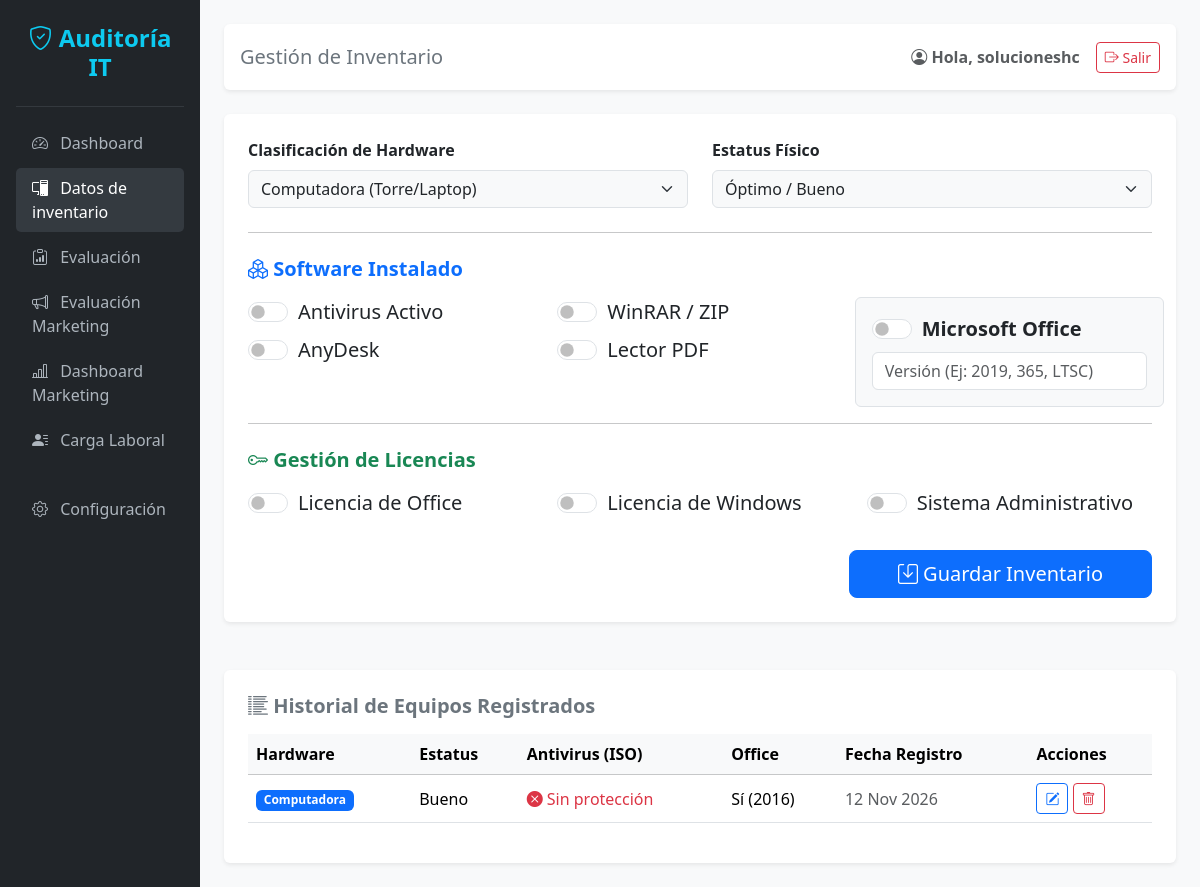
Screenshot of /inventario/ (signed in) with the database file from the repository.
### equipos/models.py (models this page shows, shortened)
class Computadora(models.Model):
    usuario_empresa = models.ForeignKey(User, on_delete=models.CASCADE, null=True, blank=True)
    nombre_equipo = models.CharField("Nombre del Equipo", max_length=100)
    usuario_asignado = models.CharField("Usuario Asignado", max_length=100, default="Sin asignar")
    departamento = models.CharField("Departamento", max_length=100, default="General")
    TIPO_CHOICES = [('Computadora', 'Computadora'), ('Monitor', 'Monitor'), ('Teclado', 'Teclado'), ('Mouse', 'Mouse')]
    tipo_equipo = models.CharField("Tipo", max_length=50, choices=TIPO_CHOICES, default='Computadora')
    ESTATUS_CHOICES = [('Bueno', 'Bueno'), ('Malo', 'Malo'), ('En reparación', 'En reparación')]
    estatus = models.CharField("Estatus", max_length=50, choices=ESTATUS_CHOICES, default='Bueno')
    prog_office = models.BooleanField("Office Instalado", default=False)
    version_office = models.CharField("Versión de Office", max_length=50, blank=True, null=True)
    prog_anydesk = models.BooleanField("AnyDesk Instalado", default=False)
    prog_winrar = models.BooleanField("WinRAR Instalado", default=False)
    prog_pdf = models.BooleanField("Lector PDF Instalado", default=False)
    tiene_antivirus = models.BooleanField("¿Tiene antivirus activo? (ISO A.8.7)", default=False)
    sistema_operativo = models.CharField("Sistema Operativo", max_length=50, default="No definido")
    ultima_actualizacion = models.DateField("Fecha de última actualización", auto_now_add=True)
    en_dominio = models.BooleanField("¿Está unido al dominio? (ISO A.5.15)", default=False)
    filtro_navegacion = models.BooleanField("¿Tiene filtro de navegación web? (ISO A.8.9)", default=False)
    ultimo_mantenimiento = models.DateField("Fecha de último mantenimiento físico", auto_now_add=True)
    fecha_auditoria = models.DateTimeField(auto_now_add=True)
    licencia_office = models.BooleanField("Licencia de Office", default=False)
    licencia_windows = models.BooleanField("Licencia de Windows", default=False)
    version_windows = models.CharField("Versión de Windows", max_length=50, blank=True, null=True)
    licencia_erp = models.BooleanField("Licencia de Sistema Administrativo", default=False)
    ERP_CHOICES = [('SAP', 'SAP'), ('Galac', 'Galac'), ('Profit', 'Profit Plus')]
    tipo_erp = models.CharField("Tipo de Sistema Administrativo", max_length=50, choices=ERP_CHOICES, blank=True, null=True)

### equipos/views.py (the view, shortened to what this page needs)
# urls.py: path('inventario/', inventario_view, name='inventario'),
@login_required(login_url='/cuentas/login/')
def inventario_view(request):
    mis_equipos = Computadora.objects.filter(usuario_empresa=request.user).order_by('-fecha_auditoria')
    return render(request, 'equipos/inventario.html', {'mis_equipos': mis_equipos})

### equipos/templates/equipos/inventario.html (shortened to what this page needs)
<!DOCTYPE html>
<html lang="es">
<head>
    <link href="https://cdn.jsdelivr.net/npm/bootstrap@5.3.2/dist/css/bootstrap.min.css" rel="stylesheet">
    <link rel="stylesheet" href="https://cdn.jsdelivr.net/npm/bootstrap-icons@1.11.1/font/bootstrap-icons.css">
</head>
<body class="bg-light">
    <div class="container-fluid">
        <div class="row">
            <div class="col-md-2 sidebar p-3 text-white">
                <h4 class="mb-4 text-center mt-2 fw-bold text-info"><i class="bi bi-shield-check"></i> Auditoría IT</h4>
                <hr class="border-secondary">
                <ul class="nav flex-column">
                    <li class="nav-item"><a href="/" class="nav-link"><i class="bi bi-speedometer2 me-2"></i> Dashboard</a></li>
                    <li class="nav-item"><a href="/inventario/" class="nav-link active"><i class="bi bi-pc-display me-2"></i> Datos de inventario</a></li>
                    <li class="nav-item"><a href="/evaluacion/" class="nav-link"><i class="bi bi-clipboard-data me-2"></i> Evaluación</a></li>
                    <li class="nav-item"><a href="/evaluacion-marketing/" class="nav-link"><i class="bi bi-megaphone me-2"></i> Evaluación Marketing</a></li>
                    <li class="nav-item"><a href="/dashboard-marketing/" class="nav-link"><i class="bi bi-bar-chart-line me-2"></i> Dashboard Marketing</a></li>
                    <li class="nav-item"><a href="/carga-laboral/" class="nav-link"><i class="bi bi-person-lines-fill me-2"></i> Carga Laboral</a></li>
                    <li class="nav-item mt-4"><a href="#" class="nav-link"><i class="bi bi-gear me-2"></i> Configuración</a></li>
                </ul>
            </div>
            <div class="col-md-10 p-4">
                <nav class="navbar navbar-light bg-white rounded shadow-sm mb-4 p-3 d-flex justify-content-between">
                    <span class="navbar-brand mb-0 h4 text-secondary">Gestión de Inventario</span>
                    <div class="d-flex align-items-center">
                        <span class="text-muted me-3 fw-bold">
                            <i class="bi bi-person-circle"></i> Hola, {{ user.username }}
                        </span>
                        <form method="post" action="{% url 'logout' %}" class="m-0">
                            <button type="submit" class="btn btn-sm btn-outline-danger">
                                <i class="bi bi-box-arrow-right"></i> Salir
                            </button>
                        </form>
                    </div>
                </nav>
                <div class="card shadow-sm border-0">
                    <div class="card-body p-4">
                        <form method="POST">
                            <div class="row mb-4">
                                <div class="col-md-6">
                                    <label class="form-label fw-bold">Clasificación de Hardware</label>
                                    <select class="form-select bg-light" name="tipo_equipo">
                                        <option value="Computadora">Computadora (Torre/Laptop)</option>
                                    </select>
                                </div>
                                <div class="col-md-6">
                                    <label class="form-label fw-bold">Estatus Físico</label>
                                    <select class="form-select bg-light" name="estatus">
                                        <option value="Bueno">Óptimo / Bueno</option>
                                    </select>
                                </div>
                            </div>
                            <hr>
                            <h5 class="fw-bold mt-4 mb-3 text-primary"><i class="bi bi-boxes"></i> Software Instalado</h5>
                            <div class="row mb-3">
                                <div class="col-md-4">
                                    <div class="form-check form-switch fs-5 mb-2">
                                        <input class="form-check-input" type="checkbox" id="chkAntivirus" name="tiene_antivirus">
                                        <label class="form-check-label" for="chkAntivirus">Antivirus Activo</label>
                                    </div>
                                    <div class="form-check form-switch fs-5 mb-2">
                                        <input class="form-check-input" type="checkbox" id="chkAnydesk" name="prog_anydesk">
                                        <label class="form-check-label" for="chkAnydesk">AnyDesk</label>
                                    </div>
                                </div>
                                <div class="col-md-4">
                                    <div class="form-check form-switch fs-5 mb-2">
                                        <input class="form-check-input" type="checkbox" id="chkWinrar" name="prog_winrar">
                                        <label class="form-check-label" for="chkWinrar">WinRAR / ZIP</label>
                                    </div>
                                    <div class="form-check form-switch fs-5 mb-2">
                                        <input class="form-check-input" type="checkbox" id="chkPdf" name="prog_pdf">
                                        <label class="form-check-label" for="chkPdf">Lector PDF</label>
                                    </div>
                                </div>
                                <div class="col-md-4 p-3 bg-light rounded border">
                                    <div class="form-check form-switch fs-5 mb-2">
                                        <input class="form-check-input" type="checkbox" id="chkOffice" name="prog_office">
                                        <label class="form-check-label fw-bold" for="chkOffice">Microsoft Office</label>
                                    </div>
                                    <input type="text" class="form-control" name="version_office" placeholder="Versión (Ej: 2019, 365, LTSC)">
                                </div>
                            </div>
<hr>
                            <h5 class="fw-bold mt-4 mb-3 text-success"><i class="bi bi-key"></i> Gestión de Licencias</h5>
                            <div class="row mb-4">
                                <div class="col-md-4">
                                    <div class="form-check form-switch fs-5 mb-2">
                                        <input class="form-check-input" type="checkbox" id="chkLicOffice" name="licencia_office">
                                        <label class="form-check-label" for="chkLicOffice">Licencia de Office</label>
                                    </div>
                                </div>
                                <div class="col-md-4">
                                    <div class="form-check form-switch fs-5 mb-2">
                                        <input class="form-check-input" type="checkbox" id="chkLicWindows" name="licencia_windows" onchange="toggleWindows()">
                                        <label class="form-check-label" for="chkLicWindows">Licencia de Windows</label>
                                    </div>
                                </div>
                                <div class="col-md-4">
                                    <div class="form-check form-switch fs-5 mb-2">
                                        <input class="form-check-input" type="checkbox" id="chkLicErp" name="licencia_erp" onchange="toggleErp()">
                                        <label class="form-check-label" for="chkLicErp">Sistema Administrativo</label>
                                    </div>
                                </div>
                            </div>
                            <div class="mt-4 text-end">
                                <button type="submit" class="btn btn-primary btn-lg px-5">
                                    <i class="bi bi-save"></i> Guardar Inventario
                                </button>
                            </div>
                        </form>
                    </div>
                </div>
                <div class="card shadow-sm border-0 mt-5">
                    <div class="card-body p-4">
                        <h5 class="fw-bold mb-3 text-secondary">
                            <i class="bi bi-list-columns-reverse"></i> Historial de Equipos Registrados
                        </h5>
                        <div class="table-responsive">
                            <table class="table table-hover align-middle">
                                <thead class="table-light">
                                    <tr>
                                        <th>Hardware</th>
                                        <th>Estatus</th>
                                        <th>Antivirus (ISO)</th>
                                        <th>Office</th>
                                        <th>Fecha Registro</th>
                                        <th>Acciones</th>
                                    </tr>
                                </thead>
                                <tbody>
                                    {% for equipo in mis_equipos %}
                                    <tr>
                                        <td><span class="badge bg-primary">{{ equipo.tipo_equipo }}</span></td>
                                        <td>{{ equipo.estatus }}</td>
                                        <td>
                                            {% if equipo.tiene_antivirus %}
                                                <span class="text-success"><i class="bi bi-check-circle-fill"></i> Activo</span>
                                            {% else %}
                                                <span class="text-danger"><i class="bi bi-x-circle-fill"></i> Sin protección</span>
                                            {% endif %}
                                        </td>
                                        <td>
                                            {% if equipo.prog_office %}
                                                Sí ({{ equipo.version_office }})
                                            {% else %}
                                                No
                                            {% endif %}
                                        </td>
                                        <td class="text-muted">{{ equipo.fecha_auditoria|date:"d M Y" }}</td>
                                        <td>
    <a href="{% url 'editar_equipo' equipo.id %}" class="btn btn-sm btn-outline-primary" title="Editar">
        <i class="bi bi-pencil-square"></i>
    </a>
    <a href="{% url 'eliminar_equipo' equipo.id %}" class="btn btn-sm btn-outline-danger" title="Eliminar" onclick="return confirm('¿Estás seguro de eliminar este equipo?');">
        <i class="bi bi-trash"></i>
    </a>
</td>
                                    </tr>
                                    {% endfor %}
                                </tbody>
                            </table>
                        </div>
                    </div>
                </div>
            </div>
        </div>
    </div>
</body>
</html>

### equipos/templates/equipos/inventario.html (style rules this page uses)
.sidebar { min-height: 100vh; background-color: #212529; }
.nav-link { color: #adb5bd; margin-bottom: 5px; border-radius: 5px; }
.nav-link:hover, .nav-link.active { color: #ffffff; background-color: #343a40; }

### rows the page displays
Computadora: tipo_equipo "Computadora", estatus "Bueno", tiene_antivirus False (drawn), version_office "2016", fecha_auditoria "12 Nov 2026"

### other values shown
{{ user.username }} "solucioneshc"
